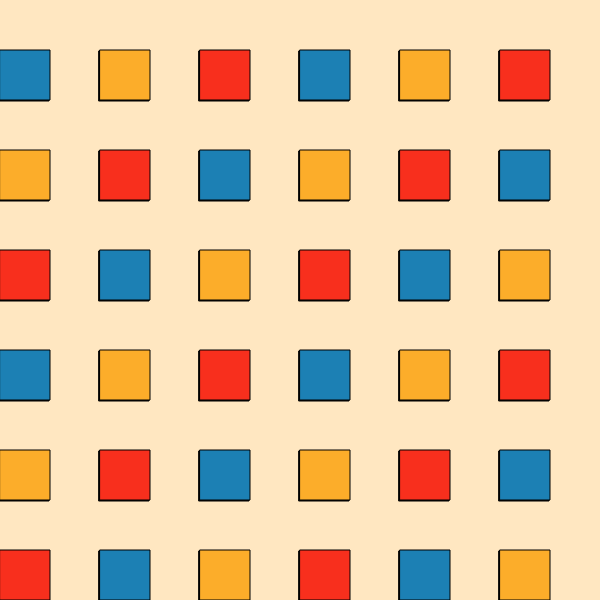
Frame 1 (no input)
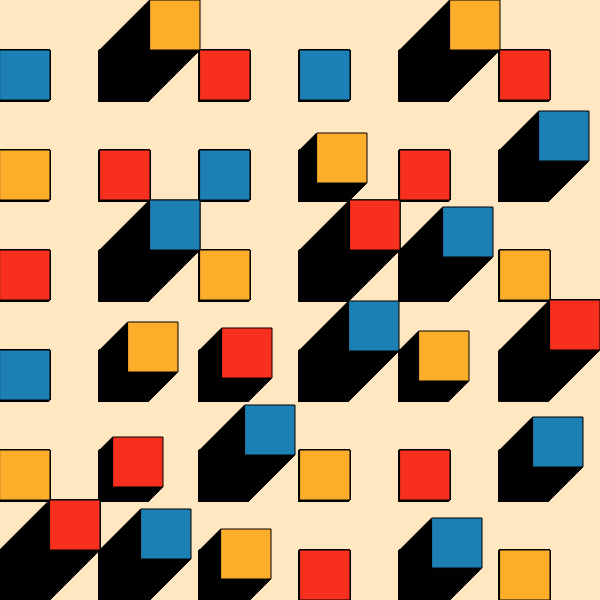
Frame 60 (no input)
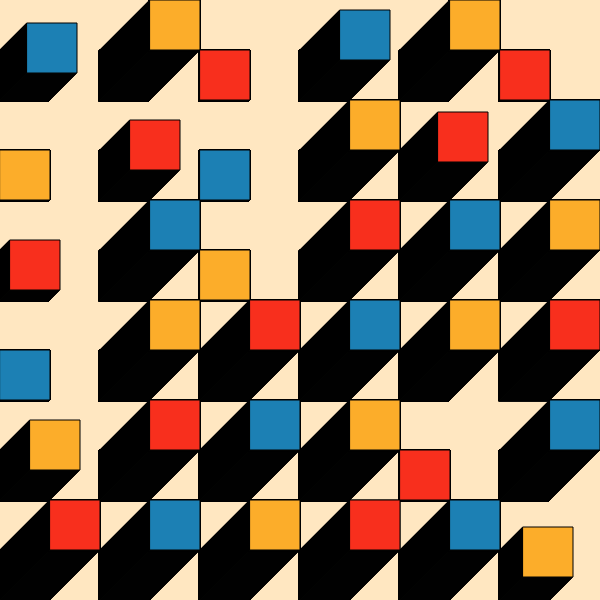
Frame 120 (the mouse pressed at the canvas centre since frame 60)

The p5.js sketch that drew these frames (run headless with seeded random() and noise() and a simulated clock; from frame 60 on, the mouse is pressed at the canvas centre):

// p5.js sketch
// ── sketch.js
let colourPallete = ["#1c80b4", "#fcad2a", "#f82f1d"];
let backgroundColour = "#ffe7c1";
let gridSize = 6;
let squares = [];

function setup() {
  createCanvas(600, 600);
  background(backgroundColour);
  
  let stepX = width / gridSize;
  let stepY = height / gridSize;
  
  for (let y = stepY / 2; y < height; y += stepY) {
    for (let x = 0; x < width; x += stepX) {
      
      let colorIndex = (floor(x / stepX) + floor(y / stepY)) % colourPallete.length;
      
      let currentColour = colourPallete[colorIndex];
      squares.push(new Square(x, y, currentColour));
    }
  }
}

function draw() {
  squares.forEach((square) => {
    square.render();
    square.update();
    if (random(1) < 0.01) square.velocity = 1;
  });
}

class Square {
  constructor(x, y, colour) {
    this.start = x;
    this.x = x;
    this.y = y;
    this.velocity = 0;
    this.size = height / gridSize / 2;
    this.colour = colour;
  }
  
  
  render() {
    fill("#0d0e08");
    square(this.x - 1, this.y + 1, this.size);
    fill(this.colour);
    square(this.x, this.y, this.size);
  }
  
  update() {
    if (this.x < this.start + this.size) {
      this.x += this.velocity;
      this.y -= this.velocity;
    }
  }
}
